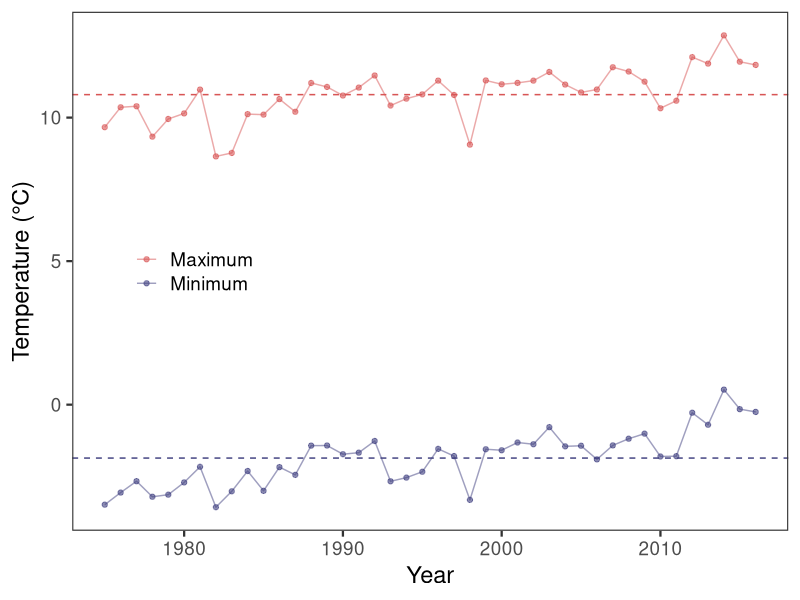
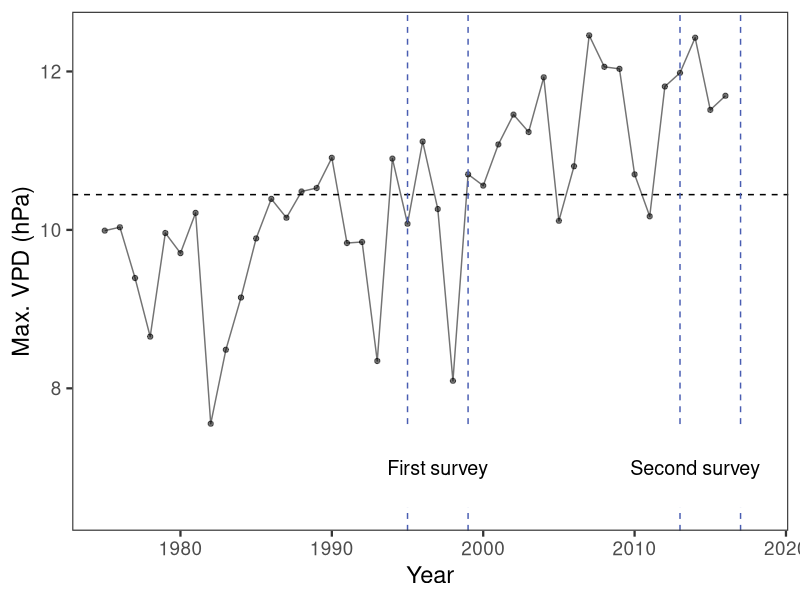
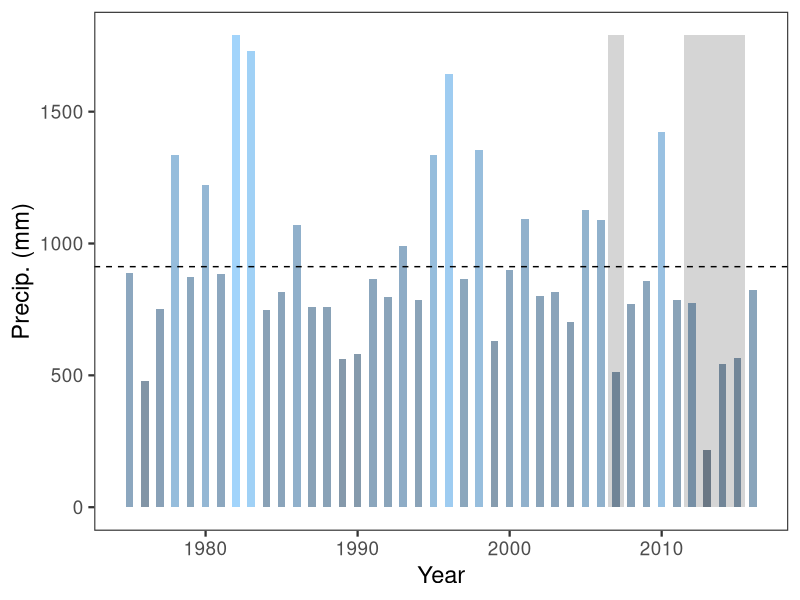
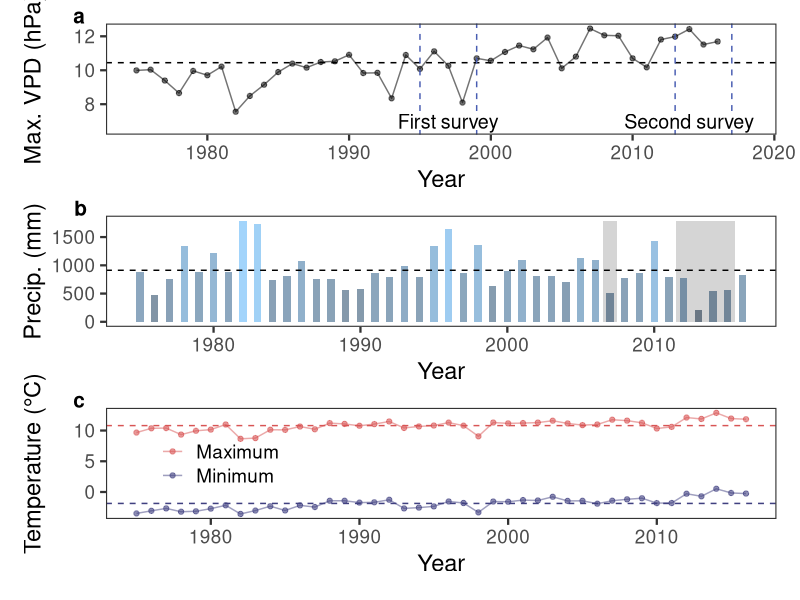

Reproduce these figures in R, in order.
## ---------------------------
##
## Script name: Fig 2 Climate Data
##
## Author: Dr. Joan Dudney
##
## Date Created: 2021-04-27
##
## Copyright (c) Joan Dudney, 2021
## Email: jdudney@berkeley.edu
##
## ---------------------------


library(ggpubr)
library(tidyverse)
library(patchwork)

select=dplyr::select
rename=dplyr::rename

theme_set(
  theme_bw(base_size = 17)+
    theme(panel.grid.major = element_blank(), panel.grid.minor = element_blank())
)

##=================================================================================================================
##                            FIG 2 CLIMATE FIGURE
##    This code produces Fig 2 panels b-d, including VPD figure, annual precip figure
##    and temperature figure. Data was downloaded from https://prism.oregonstate.edu/ for
##    each plot between 1975-2016. The map of Fig 2 was produced in QGIS and data from that
##    map is available upon request.
##    
## ==================================================================================================================

##Reading in data

climdat=read_csv("Data/climatedata_2021.csv")

##Calculating the mean values across the time period
maxmin_temps=data.frame(mean=mean(climdat$meantmax), mean2=mean(climdat$meantmin))
meanppt=data.frame(mean=mean(climdat$ppt)) 
meanvpd=data.frame(mean=mean(climdat$meanvpd)) 



## Temperature figure
tempsdat=climdat%>%
  select(year, meantmin, meantmax)%>%
  pivot_longer(-year)

##climate change estimations
before=climdat %>% 
  filter(year<1996) %>% 
  pivot_longer(-year) %>%
  group_by(name) %>% 
  summarise(means=mean(value),sds=sd(value))

after=climdat %>% 
  filter(year>1995) %>% 
  pivot_longer(-year) %>%
  group_by(name) %>% 
  summarise(means=mean(value),sds=sd(value))

##temp figure
minmaxT_fig=ggplot(tempsdat, aes(x=year, y=value, color=name))+
  scale_color_manual(values = c("#d85555","#404080"),
                     labels=c("Maximum","Minimum"),
                     name="")+
  geom_point(alpha=.6)+
  geom_line(alpha=.5)+
  geom_hline(data=maxmin_temps, aes(yintercept = mean), 
             colour = "#d85555", linetype=2)+
  geom_hline(data=maxmin_temps, aes(yintercept = mean2), 
             colour = "#404080", linetype=2)+
  theme(strip.background = element_blank(),
        strip.placement = "outside")+
  ylab("Temperature (°C)")+
  scale_x_continuous(name="Year", breaks = scales::pretty_breaks(n = 6))+
  theme(legend.title = element_blank(),
        legend.position = c(.17,.5),
        legend.background=element_blank())

minmaxT_fig


##VPD figure

vpd_fig=ggplot(climdat, aes(x=year, y=meanvpd, alpha=.5))+
  scale_color_manual(values = c("black","black"))+
  geom_line(color="black")+
  geom_point()+
  geom_hline(data=meanvpd, aes(yintercept = mean), 
             colour = 'black', linetype=2)+
  theme(strip.background = element_blank(),
        strip.placement = "outside")+
  ylab("Max. VPD (hPa)")+
  geom_vline(xintercept = 1995, colour = "#495DB2", linetype=2)+
  geom_vline(xintercept = 1999, colour = "#495DB2", linetype=2)+
  geom_vline(xintercept = 2013, colour = "#495DB2", linetype=2)+
  geom_vline(xintercept = 2017, colour = "#495DB2", linetype=2)+
  guides(color=F)+
  guides(alpha=F)+
  scale_x_continuous(name="Year", breaks = scales::pretty_breaks(n = 6))+
  geom_rect(aes(xmin=1994, xmax=2000, ymin=6.5, ymax=7.5),
            fill="white")+
  geom_rect(aes(xmin=2010, xmax=2018, ymin=6.5, ymax=7.5),
            fill="white")+
  annotate("text", x = 1997, y = 7.0, size=c(5),label = "First survey", family ="Helvetica")+
  annotate("text", x = 2014, y = 7.0, size=c(5),label = "Second survey",family ="Helvetica")

vpd_fig


##Precipitation figure
precip_fig=ggplot(climdat, aes(x=year, y=ppt, fill=ppt,alpha=.8))+
  geom_rect(aes(xmin=2011.5, xmax=2015.5, ymin=0, ymax=max(ppt)),
            linetype=0, alpha=.01,fill="#CCCCCC")+
  geom_rect(aes(xmin=2006.5, xmax=2007.5, ymin=0, ymax=max(ppt)),
            linetype=0, alpha=.01,fill="#CCCCCC")+
  geom_bar(stat="identity", width=.5)+
  geom_hline(data=meanppt, aes(yintercept = mean), 
             colour = 'black', linetype=2)+
  theme(strip.background = element_blank(),
        strip.placement = "outside")+
  ylab("Precip. (mm)")+
  guides(fill=F)+
  guides(alpha=F)+
  scale_x_continuous(name="Year", breaks = scales::pretty_breaks(n = 6))

precip_fig

##combining figures using patchwork
vpd_fig/precip_fig/minmaxT_fig+ 
  plot_annotation(tag_levels="a") & theme(plot.tag.position = c(.05, 1),
   plot.tag = element_text(face = 'bold', size=15, family ="Helvetica", 
        hjust = -1, vjust = 0),text=element_text(family ="Helvetica"))




